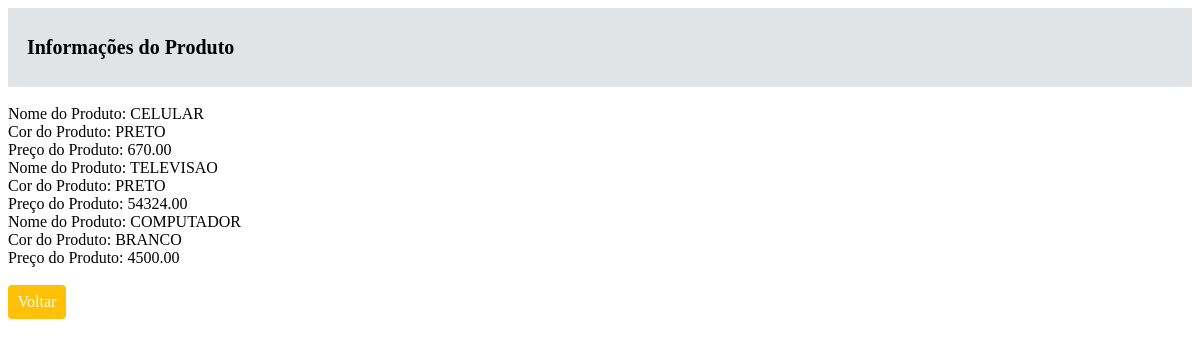
Page /pesquisar.php on the committed database.
### tables this page shows
CREATE TABLE `preco` (
  `IDPRECO` int(3) NOT NULL,
  `PRECO` decimal(10,2) NOT NULL,
  `IDPRODUTO` int(3) NOT NULL
);

CREATE TABLE `produtos` (
  `IDPROD` int(3) NOT NULL,
  `NOME` varchar(40) NOT NULL,
  `COR` varchar(40) NOT NULL
);

### pesquisar.php (the view, shortened to what this page needs)
<!DOCTYPE html>
<html lang="pt-br">
<head>
    <link rel="stylesheet" type="text/css" href="style.css">
</head>
<body>
    <div>
        <div class="navbar">
            <h2>Informações do Produto</h2>
        </div>
        <br>
        <?php
           $servidor = "localhost";
           $usuario = "root";
           $senha = "";
           $dbname = "teste";
           $conn = mysqli_connect($servidor, $usuario, $senha, $dbname);
           $pesquisar = $_POST['pesquisar'];
           $result_prod = "SELECT * FROM produtos join preco on produtos.IDPROD = preco.IDPRODUTO WHERE nome LIKE '%$pesquisar%' LIMIT 5";
           $resultado_prod = mysqli_query($conn, $result_prod);
           while ($rows_prod = mysqli_fetch_array($resultado_prod)) {
               echo "Nome do Produto: " . $rows_prod['NOME'] . "<br>";
               echo "Cor do Produto: " . $rows_prod['COR'] . "<br>";
               echo "Preço do Produto: " . $rows_prod['PRECO'] . "<br>";
           }
           ?>
           <br>
        <div>
            <a href="index.php" class="btn bt-am">Voltar</a>
        </div>
    </div>
</body>
</html>

### style.css (style rules this page uses)
.bt-am { color: #000; background-color: #ffc107; border-color: #ffc107; }
.btn { display: inline-block; font-weight: 400; line-height: 1.5; color: #ffffff; text-align: center; text-decoration: none; vertical-align: middle; cursor: pointer; user-select: none; padding: .325rem .60rem; margin-right: 10px; border-radius: .25rem; }
.navbar { position: relative; display: flex; flex-wrap: wrap; align-items: center; justify-content: space-between; padding-top: .4rem; padding-bottom: .4rem; background-color: rgb(226, 227, 228); }
h2 { margin-left: 0.5cm; padding-top: .3125rem; padding-bottom: .3125rem; margin-right: 1rem; font-size: 1.25rem; text-decoration: none; white-space: nowrap; }

### rows in the picture
preco: IDPRODUTO.NOME "CELULAR", IDPRODUTO.COR "PRETO", PRECO "670.00"
preco: IDPRODUTO.NOME "TELEVISAO", IDPRODUTO.COR "PRETO", PRECO "54324.00"
preco: IDPRODUTO.NOME "COMPUTADOR", IDPRODUTO.COR "BRANCO", PRECO "4500.00"
